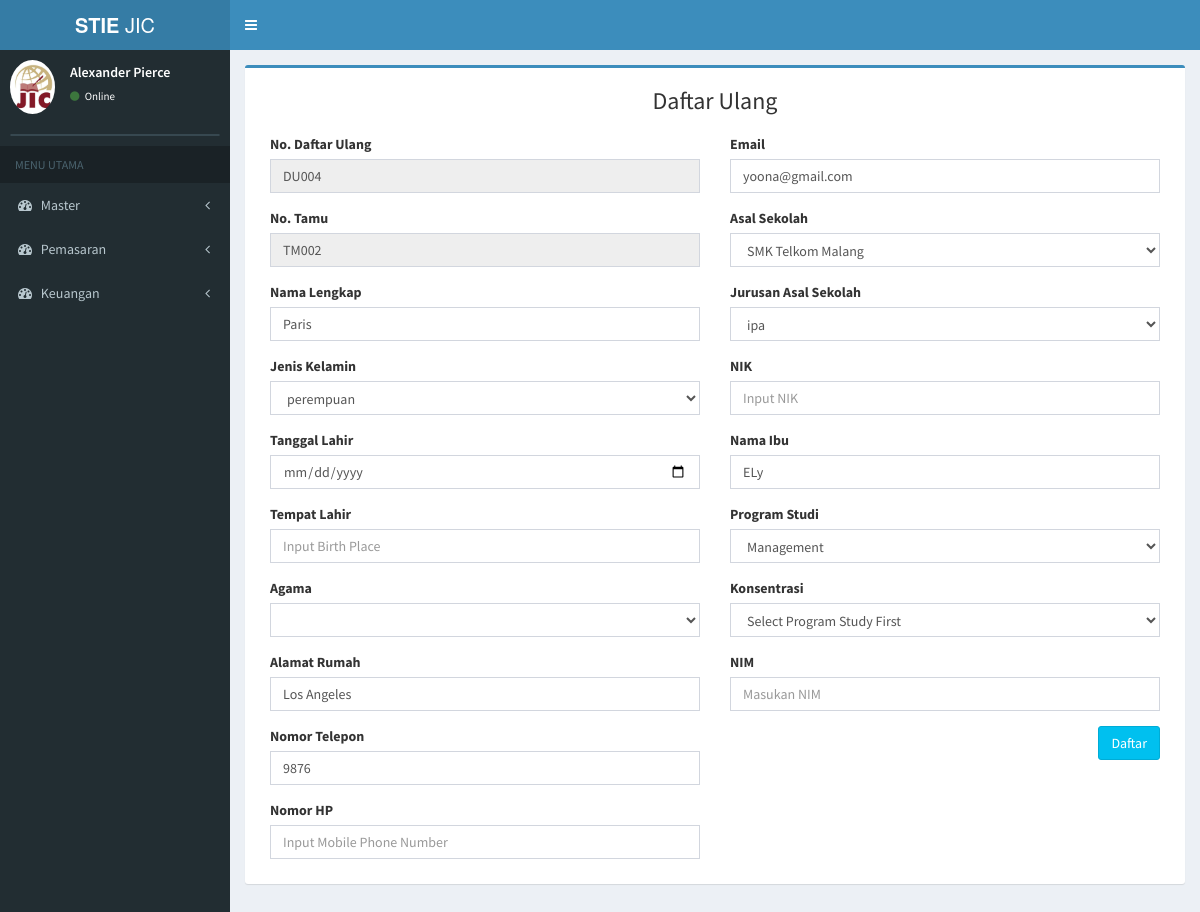
Page /index.php/daftar_ulang/page_du_sore/TM002 on the earlier database version.
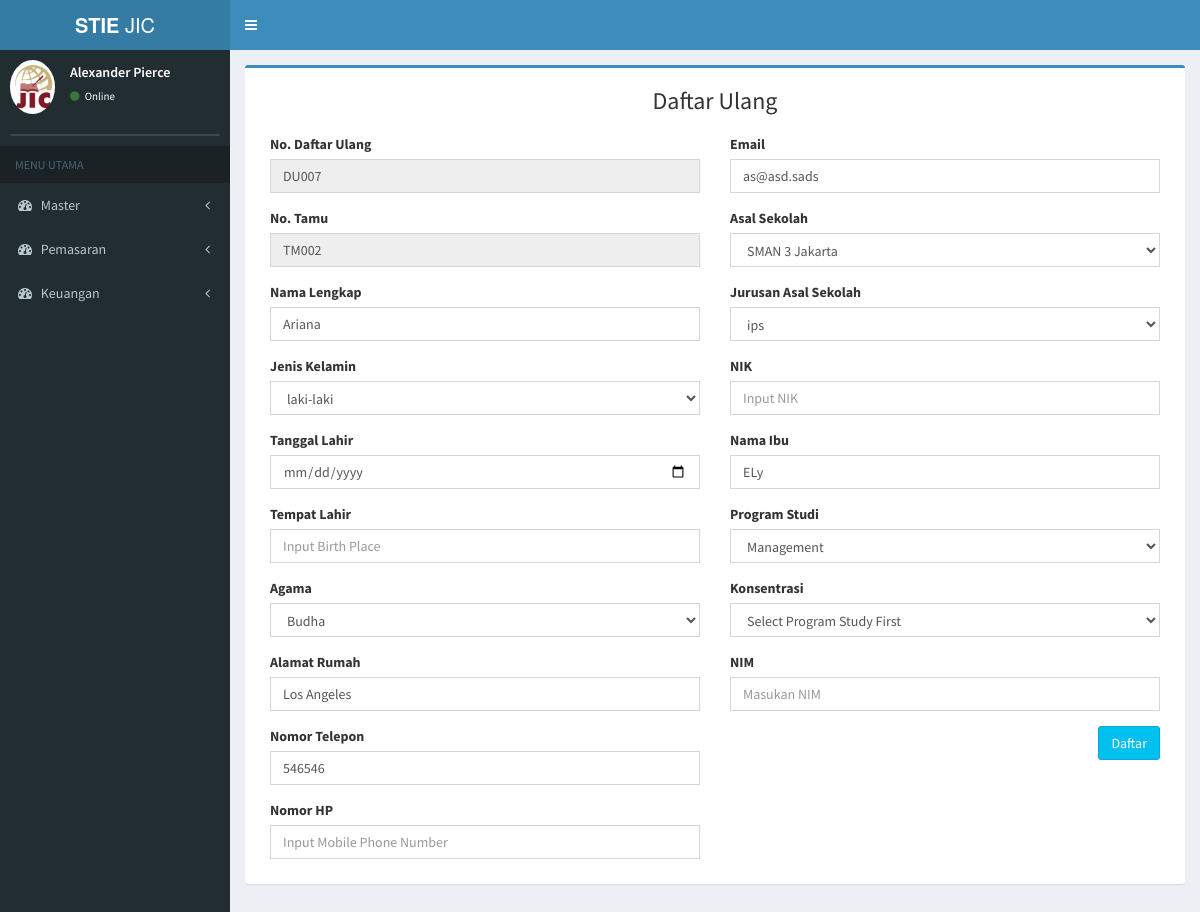
Same page on the later database version.
### tables this page shows
CREATE TABLE `tb_pendaftaran` (
  `id_pendaftaran` varchar(6) NOT NULL,
  `tanggal_pendaftaran` date NOT NULL,
  `nama_pendaftar` varchar(50) NOT NULL,
  `jk_pendaftar` varchar(20) NOT NULL,
  `id_sekolah2` varchar(6) NOT NULL,
  `jurusan` varchar(20) NOT NULL,
  `alamat` varchar(100) NOT NULL,
  `email` varchar(30) NOT NULL,
  `no_telp` varchar(15) NOT NULL,
  `waktu` varchar(10) NOT NULL,
  `status_bayar` varchar(20) NOT NULL,
  `id_prodi2` varchar(6) NOT NULL,
  `sumber` varchar(30) NOT NULL,
  `ibu_kandung` varchar(30) NOT NULL,
  `bukti_transfer` text NOT NULL,
  `agama` varchar(10) NOT NULL,
  `id_du2` varchar(6) NOT NULL
);

CREATE TABLE `tb_sekolah` (
  `id_sekolah` varchar(6) NOT NULL,
  `nama_sekolah` varchar(30) NOT NULL,
  `alamat_sekolah` text NOT NULL,
  `jenis_sekolah` varchar(6) NOT NULL
);

CREATE TABLE `tb_prodi` (
  `id_prodi` varchar(6) NOT NULL,
  `nama_prodi` varchar(20) NOT NULL,
  `ketua_prodi` varchar(50) NOT NULL
);

### application/controllers/daftar_ulang.php (called while the page is built, shortened)
<?php
class daftar_ulang extends CI_Controller {
	public function __construct()
	{
		$this->load->model('daftar_ulang_model');
		$this->load->model('pendaftaran_model');
	}
	public function page_du_sore()
	{
			$id_pendaftaran = $this->uri->segment(3);
			$data['du_pagi'] = $this->daftar_ulang_model->page_du_sore($id_pendaftaran);
			$data['kodeunik2'] = $this->daftar_ulang_model->buat_kode2();
			$data['getProdi'] = $this->daftar_ulang_model->getProdi();
			$data['getPreschool'] = $this->daftar_ulang_model->getPreschool();
			$data['main_view'] = 'Daftar/daftarulang_sore_view';
			$this->load->view('template', $data);
	}
}

### index.php (called while the page is built, shortened)
<?php
require_once BASEPATH.'core/CodeIgniter.php';

### application/models/daftar_ulang_model.php (called while the page is built, shortened)
<?php
class Daftar_ulang_model extends CI_Model {
     public function  buat_kode2()   {
          $this->db->SELECT('RIGHT(tb_du.id_du,3) as kode', FALSE);
          $this->db->order_by('id_du','DESC');
          $this->db->limit(1);
          $query = $this->db->get('tb_du');
          if($query->num_rows() <> 0){
           $data = $query->row();
           $kode = intval($data->kode) + 1;
          }
          else {
           $kode = 1;
          }
          $kodemax = str_pad($kode, 3, "0", STR_PAD_LEFT);
          $kodejadi = "DU".$kodemax;
          return $kodejadi;
    }
    public function page_du_sore($id_pendaftaran){
      return $this->db->join('tb_prodi','tb_prodi.id_prodi=tb_pendaftaran.id_prodi2')
              ->join('tb_sekolah','tb_sekolah.id_sekolah=tb_pendaftaran.id_sekolah2')
              ->where('id_pendaftaran', $id_pendaftaran)
              ->get('tb_pendaftaran')
              ->row();
  }
}

### application/views/Daftar/daftarulang_sore_view.php (the view, shortened to what the changed rows need)
<div class="row">
  <?php echo form_open('daftar_ulang/save_du_sore'); ?>
  <div class="col-md-12">
  <div class="box box-primary">
  <div class="box-body">
    <div class="col-md-6">
                <div class="form-group">
                  <label for="no">No. Daftar Ulang</label>
                  <input type="text" name="id_du" class="form-control" id="id_du" placeholder=""  .input-sm value="<?php echo $kodeunik2; ?>" readonly >
                </div>
                 <div class="form-group">
                  <label for="no">No. Tamu</label>
                  <input type="text" name="id_pendaftaran2" class="form-control" id="id_pendaftaran2" placeholder=""  .input-sm value="<?php echo $du_pagi->id_pendaftaran; ?>" readonly >
                </div>
                <div class="form-group">
                  <label for="email">Nama Lengkap</label>
                  <input type="text" name="nama_du" class="form-control" id="nama_du" placeholder="Input Full Name" value="<?php echo $du_pagi->nama_pendaftar; ?>" required="">
                </div>
                <div class="form-group">
                  <label for="gender">Jenis Kelamin</label>
                  <select id="gender" name="gender" class="form-control" required="">
            <option value="<?php echo $du_pagi->jk_pendaftar; ?>"><?php echo $du_pagi->jk_pendaftar; ?></option>
          </select>
                </div>
                <div class="form-group">
                  <label for="religion">Agama</label>
                <select id="agama_du" name="agama_du" class="form-control" required="">
                  <option value="<?php echo $du_pagi->agama; ?>"><?php echo $du_pagi->agama; ?></option>
                  <option value="kristen">Kristen</option>
                </select>
                </div>
                <div class="form-group">
                  <label for="address">Alamat Rumah</label>
                  <input type="text" name="alamat_du" class="form-control" id="alamat_du" placeholder="Input Home Address" value="<?php echo $du_pagi->alamat; ?>" required="">
                </div>
                <div class="form-group">
                  <label for="phone">Nomor Telepon</label>
                  <input type="number" name="no_telp_du" class="form-control" id="no_telp_du" placeholder="Input Phone Number" value="<?php echo $du_pagi->no_telp; ?>" required="">
                </div>
              </div>
              <div class="col-md-6">
                <div class="form-group">
                  <label for="email">Email</label>
                  <input type="email" name="email_du" class="form-control" id="email_du" placeholder="Input Email" value="<?php echo $du_pagi->email; ?>" required="">
                </div>
                <div class="form-group">
                  <label for="preschool">Asal Sekolah</label>
                  <select id="id_sekolah" name="id_sekolah"class="form-control" required="">
                  <option value="<?php echo $du_pagi->id_sekolah2; ?>"><?php echo $du_pagi->nama_sekolah; ?></option>
                </select>
                </div>
                <div class="form-group">
                  <label for="major">Jurusan Asal Sekolah</label>
                <select id="jurusan" name="jurusan" class="form-control" required="">
                  <option value="<?php echo $du_pagi->jurusan; ?>"><?php echo $du_pagi->jurusan; ?></option>
                </select>
                </div>
                <div class="form-group">
                  <label for="mother">Nama Ibu</label>
                  <input type="text" name="ibu_kandung_du" class="form-control" id="ibu_kandung_du" placeholder="Input your mother Name" value="<?php echo $du_pagi->ibu_kandung; ?>" required="">
                </div>
                <div class="form-group">
                  <label for="prodi">Program Studi</label>
                  <select id="id_prodi" class="form-control" required="" name="id_prodi" ="" onchange="return get_concentrate(this.value)">
                    <option value="<?php echo $du_pagi->id_prodi2; ?>"><?php echo $du_pagi->nama_prodi; ?></option>
                  </select>
                </div>
                  <?php echo form_close();?>
  </div>
        </div></div>

Differences in the rows shown:
changed tb_pendaftaran "TM002": nama_du "Paris" → "Ariana"; gender "perempuan" → "laki-laki"; agama_du (not shown) → "Budha"; no_telp_du "9876" → "546546"; email_du "yoona@gmail.com" → "as@asd.sads"; id_sekolah "SMK Telkom Malang" → "SMAN 3 Jakarta"; jurusan "ipa" → "ips"
Other differences:
form field id_du: "DU004" → "DU007"
